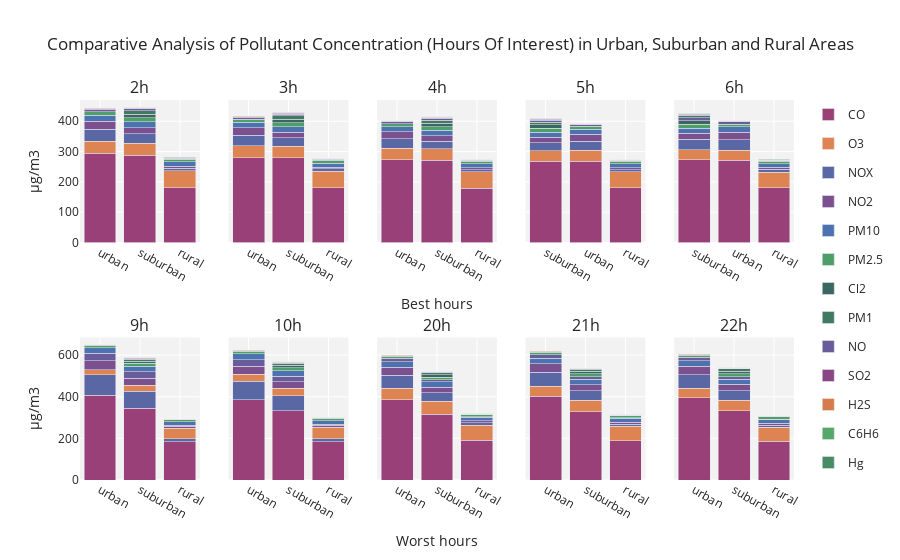

Here is the notebook cell this chart was saved with:
### Code cell
nrows = 2
ncols = 5
fig = make_subplots(rows=nrows, cols=ncols, shared_yaxes=True, subplot_titles=hours_of_interest_str)

df_area_by_hours = df.groupby(['AREA URBANA', 'CONTAMINANT', 'hour'], as_index=False).mean().sort_values('value', ascending=False)

for i, h in enumerate(hours_of_interest):
    row = i // ncols + 1
    col = i % ncols + 1
    df_area_subset_hour = df_area_by_hours[df_area_by_hours['hour'] == h]

    # df_grouped = df_area_subset_hour.groupby(['AREA URBANA', 'CONTAMINANT']).mean().reset_index().sort_values('value', ascending=False)

    for cont in df_area_subset_hour['CONTAMINANT'].unique():
        df_cont = df_area_subset_hour[df_area_subset_hour['CONTAMINANT'] == cont]
        fig.add_trace(go.Bar(x=df_cont['AREA URBANA'], y=df_cont['value'], name=cont, legendgroup=cont, marker_color=dict_colors[cont]), row=row, col=col)
    
names = set()
fig.for_each_trace(lambda trace: trace.update(showlegend=False) if (trace.name in names) else names.add(trace.name))
fig.update_layout(title={'text':'Comparative Analysis of Pollutant Concentration (Hours Of Interest) in Urban, Suburban and Rural Areas'}, barmode='stack')
fig.update_layout({'plot_bgcolor': 'rgba(0,0,0,0.05)'})
fig.update_yaxes(title_text='µg/m3', col=1)
fig.update_xaxes(title_text='Best hours', row=1, col=3)
fig.update_xaxes(title_text='Worst hours', row=2, col=3)
fig.show()

### Figure 1 — Plotly figure (JSON) as saved in the notebook; plotly's stock layout.template omitted (floating-point values rounded to 4 significant figures)
{"data": [{"legendgroup": "CO", "marker": {"color": "#994079"}, "name": "CO", "type": "bar", "x": ["urban", "suburban", "rural"], "xaxis": "x", "y": [294.4, 288.3, 181.2], "yaxis": "y"}, {"legendgroup": "O3", "marker": {"color": "#DD8452"}, "name": "O3", "type": "bar", "x": ["rural", "urban", "suburban"], "xaxis": "x", "y": [56.34, 39.37, 38.94], "yaxis": "y"}, {"legendgroup": "NOX", "marker": {"color": "#5A67A5"}, "name": "NOX", "type": "bar", "x": ["urban", "suburban", "rural"], "xaxis": "x", "y": [39.2, 31.17, 7.968], "yaxis": "y"}, {"legendgroup": "NO2", "marker": {"color": "#7A508F"}, "name": "NO2", "type": "bar", "x": ["urban", "suburban", "rural"], "xaxis": "x", "y": [27.92, 21.07, 6.757], "yaxis": "y"}, {"legendgroup": "PM10", "marker": {"color": "#4C72B0"}, "name": "PM10", "type": "bar", "x": ["urban", "suburban", "rural"], "xaxis": "x", "y": [19.87, 19.05, 13.89], "yaxis": "y"}, {"legendgroup": "PM2.5", "marker": {"color": "#4E9F67"}, "name": "PM2.5", "type": "bar", "x": ["suburban", "urban", "rural"], "xaxis": "x", "y": [13.6, 10.46, 9.299], "yaxis": "y"}, {"legendgroup": "Cl2", "marker": {"color": "#3A6761"}, "name": "Cl2", "type": "bar", "x": ["suburban"], "xaxis": "x", "y": [11.8], "yaxis": "y"}, {"legendgroup": "PM1", "marker": {"color": "#417963"}, "name": "PM1", "type": "bar", "x": ["suburban"], "xaxis": "x", "y": [10.48], "yaxis": "y"}, {"legendgroup": "NO", "marker": {"color": "#6A5B9A"}, "name": "NO", "type": "bar", "x": ["urban", "suburban", "rural"], "xaxis": "x", "y": [7.82, 7.086, 1.49], "yaxis": "y"}, {"legendgroup": "SO2", "marker": {"color": "#894684"}, "name": "SO2", "type": "bar", "x": ["suburban", "urban", "rural"], "xaxis": "x", "y": [2.317, 1.882, 1.424], "yaxis": "y"}, {"legendgroup": "H2S", "marker": {"color": "#D67B4C"}, "name": "H2S", "type": "bar", "x": ["urban", "suburban", "rural"], "xaxis": "x", "y": [1.896, 1.893, 1.582], "yaxis": "y"}, {"legendgroup": "C6H6", "marker": {"color": "#55A868"}, "name": "C6H6", "type": "bar", "x": ["suburban", "rural"], "xaxis": "x", "y": [1.021, 0.6716], "yaxis": "y"}, {"legendgroup": "Hg", "marker": {"color": "#488C66"}, "name": "Hg", "type": "bar", "x": ["suburban"], "xaxis": "x", "y": [0.02617], "yaxis": "y"}, {"legendgroup": "CO", "marker": {"color": "#994079"}, "name": "CO", "showlegend": false, "type": "bar", "x": ["urban", "suburban", "rural"], "xaxis": "x2", "y": [279.8, 279.6, 180.2], "yaxis": "y2"}, {"legendgroup": "O3", "marker": {"color": "#DD8452"}, "name": "O3", "showlegend": false, "type": "bar", "x": ["rural", "urban", "suburban"], "xaxis": "x2", "y": [54.99, 39.0, 37.81], "yaxis": "y2"}, {"legendgroup": "NOX", "marker": {"color": "#5A67A5"}, "name": "NOX", "showlegend": false, "type": "bar", "x": ["urban", "suburban", "rural"], "xaxis": "x2", "y": [34.38, 27.99, 7.539], "yaxis": "y2"}, {"legendgroup": "NO2", "marker": {"color": "#7A508F"}, "name": "NO2", "showlegend": false, "type": "bar", "x": ["urban", "suburban", "rural"], "xaxis": "x2", "y": [25.08, 19.16, 6.411], "yaxis": "y2"}, {"legendgroup": "PM10", "marker": {"color": "#4C72B0"}, "name": "PM10", "showlegend": false, "type": "bar", "x": ["urban", "suburban", "rural"], "xaxis": "x2", "y": [18.44, 18.0, 13.24], "yaxis": "y2"}, {"legendgroup": "PM2.5", "marker": {"color": "#4E9F67"}, "name": "PM2.5", "showlegend": false, "type": "bar", "x": ["suburban", "urban", "rural"], "xaxis": "x2", "y": [13.07, 10.1, 8.94], "yaxis": "y2"}, {"legendgroup": "Cl2", "marker": {"color": "#3A6761"}, "name": "Cl2", "showlegend": false, "type": "bar", "x": ["suburban"], "xaxis": "x2", "y": [11.8], "yaxis": "y2"}, {"legendgroup": "PM1", "marker": {"color": "#417963"}, "name": "PM1", "showlegend": false, "type": "bar", "x": ["suburban"], "xaxis": "x2", "y": [10.05], "yaxis": "y2"}, {"legendgroup": "NO", "marker": {"color": "#6A5B9A"}, "name": "NO", "showlegend": false, "type": "bar", "x": ["urban", "suburban", "rural"], "xaxis": "x2", "y": [6.537, 6.268, 1.429], "yaxis": "y2"}, {"legendgroup": "SO2", "marker": {"color": "#894684"}, "name": "SO2", "showlegend": false, "type": "bar", "x": ["suburban", "urban", "rural"], "xaxis": "x2", "y": [2.324, 1.82, 1.424], "yaxis": "y2"}, {"legendgroup": "H2S", "marker": {"color": "#D67B4C"}, "name": "H2S", "showlegend": false, "type": "bar", "x": ["suburban", "urban", "rural"], "xaxis": "x2", "y": [1.904, 1.88, 1.592], "yaxis": "y2"}, {"legendgroup": "C6H6", "marker": {"color": "#55A868"}, "name": "C6H6", "showlegend": false, "type": "bar", "x": ["suburban", "rural"], "xaxis": "x2", "y": [1.037, 0.6532], "yaxis": "y2"}, {"legendgroup": "Hg", "marker": {"color": "#488C66"}, "name": "Hg", "showlegend": false, "type": "bar", "x": ["suburban"], "xaxis": "x2", "y": [0.026], "yaxis": "y2"}, {"legendgroup": "CO", "marker": {"color": "#994079"}, "name": "CO", "showlegend": false, "type": "bar", "x": ["urban", "suburban", "rural"], "xaxis": "x3", "y": [272.5, 271.9, 179.8], "yaxis": "y3"}, {"legendgroup": "O3", "marker": {"color": "#DD8452"}, "name": "O3", "showlegend": false, "type": "bar", "x": ["rural", "urban", "suburban"], "xaxis": "x3", "y": [53.7, 38.22, 36.65], "yaxis": "y3"}, {"legendgroup": "NOX", "marker": {"color": "#5A67A5"}, "name": "NOX", "showlegend": false, "type": "bar", "x": ["urban", "suburban", "rural"], "xaxis": "x3", "y": [31.36, 26.29, 7.337], "yaxis": "y3"}, {"legendgroup": "NO2", "marker": {"color": "#7A508F"}, "name": "NO2", "showlegend": false, "type": "bar", "x": ["urban", "suburban", "rural"], "xaxis": "x3", "y": [23.22, 17.94, 6.232], "yaxis": "y3"}, {"legendgroup": "PM10", "marker": {"color": "#4C72B0"}, "name": "PM10", "showlegend": false, "type": "bar", "x": ["urban", "suburban", "rural"], "xaxis": "x3", "y": [17.42, 17.15, 12.62], "yaxis": "y3"}, {"legendgroup": "PM2.5", "marker": {"color": "#4E9F67"}, "name": "PM2.5", "showlegend": false, "type": "bar", "x": ["suburban", "urban", "rural"], "xaxis": "x3", "y": [12.54, 9.95, 8.648], "yaxis": "y3"}, {"legendgroup": "Cl2", "marker": {"color": "#3A6761"}, "name": "Cl2", "showlegend": false, "type": "bar", "x": ["suburban"], "xaxis": "x3", "y": [11.8], "yaxis": "y3"}, {"legendgroup": "PM1", "marker": {"color": "#417963"}, "name": "PM1", "showlegend": false, "type": "bar", "x": ["suburban"], "xaxis": "x3", "y": [9.644], "yaxis": "y3"}, {"legendgroup": "NO", "marker": {"color": "#6A5B9A"}, "name": "NO", "showlegend": false, "type": "bar", "x": ["suburban", "urban", "rural"], "xaxis": "x3", "y": [5.948, 5.797, 1.399], "yaxis": "y3"}, {"legendgroup": "SO2", "marker": {"color": "#894684"}, "name": "SO2", "showlegend": false, "type": "bar", "x": ["suburban", "urban", "rural"], "xaxis": "x3", "y": [2.33, 1.772, 1.438], "yaxis": "y3"}, {"legendgroup": "H2S", "marker": {"color": "#D67B4C"}, "name": "H2S", "showlegend": false, "type": "bar", "x": ["suburban", "urban", "rural"], "xaxis": "x3", "y": [1.908, 1.881, 1.592], "yaxis": "y3"}, {"legendgroup": "C6H6", "marker": {"color": "#55A868"}, "name": "C6H6", "showlegend": false, "type": "bar", "x": ["suburban", "rural"], "xaxis": "x3", "y": [1.061, 0.6544], "yaxis": "y3"}, {"legendgroup": "Hg", "marker": {"color": "#488C66"}, "name": "Hg", "showlegend": false, "type": "bar", "x": ["suburban"], "xaxis": "x3", "y": [0.02672], "yaxis": "y3"}, {"legendgroup": "CO", "marker": {"color": "#994079"}, "name": "CO", "showlegend": false, "type": "bar", "x": ["suburban", "urban", "rural"], "xaxis": "x4", "y": [267.7, 267.6, 180.5], "yaxis": "y4"}, {"legendgroup": "O3", "marker": {"color": "#DD8452"}, "name": "O3", "showlegend": false, "type": "bar", "x": ["rural", "urban", "suburban"], "xaxis": "x4", "y": [52.56, 37.04, 35.29], "yaxis": "y4"}, {"legendgroup": "NOX", "marker": {"color": "#5A67A5"}, "name": "NOX", "showlegend": false, "type": "bar", "x": ["urban", "suburban", "rural"], "xaxis": "x4", "y": [30.0, 27.02, 7.503], "yaxis": "y4"}, {"legendgroup": "NO2", "marker": {"color": "#7A508F"}, "name": "NO2", "showlegend": false, "type": "bar", "x": ["urban", "suburban", "rural"], "xaxis": "x4", "y": [22.32, 17.76, 6.304], "yaxis": "y4"}, {"legendgroup": "PM10", "marker": {"color": "#4C72B0"}, "name": "PM10", "showlegend": false, "type": "bar", "x": ["urban", "suburban", "rural"], "xaxis": "x4", "y": [16.77, 16.64, 12.31], "yaxis": "y4"}, {"legendgroup": "PM2.5", "marker": {"color": "#4E9F67"}, "name": "PM2.5", "showlegend": false, "type": "bar", "x": ["suburban", "urban", "rural"], "xaxis": "x4", "y": [12.12, 9.731, 8.456], "yaxis": "y4"}, {"legendgroup": "Cl2", "marker": {"color": "#3A6761"}, "name": "Cl2", "showlegend": false, "type": "bar", "x": ["suburban"], "xaxis": "x4", "y": [11.8], "yaxis": "y4"}, {"legendgroup": "PM1", "marker": {"color": "#417963"}, "name": "PM1", "showlegend": false, "type": "bar", "x": ["suburban"], "xaxis": "x4", "y": [9.321], "yaxis": "y4"}, {"legendgroup": "NO", "marker": {"color": "#6A5B9A"}, "name": "NO", "showlegend": false, "type": "bar", "x": ["suburban", "urban", "rural"], "xaxis": "x4", "y": [6.542, 5.483, 1.457], "yaxis": "y4"}, {"legendgroup": "SO2", "marker": {"color": "#894684"}, "name": "SO2", "showlegend": false, "type": "bar", "x": ["suburban", "urban", "rural"], "xaxis": "x4", "y": [2.342, 1.75, 1.451], "yaxis": "y4"}, {"legendgroup": "H2S", "marker": {"color": "#D67B4C"}, "name": "H2S", "showlegend": false, "type": "bar", "x": ["suburban", "urban", "rural"], "xaxis": "x4", "y": [1.918, 1.886, 1.582], "yaxis": "y4"}, {"legendgroup": "C6H6", "marker": {"color": "#55A868"}, "name": "C6H6", "showlegend": false, "type": "bar", "x": ["suburban", "rural"], "xaxis": "x4", "y": [1.123, 0.6472], "yaxis": "y4"}, {"legendgroup": "Hg", "marker": {"color": "#488C66"}, "name": "Hg", "showlegend": false, "type": "bar", "x": ["suburban"], "xaxis": "x4", "y": [0.02664], "yaxis": "y4"}, {"legendgroup": "CO", "marker": {"color": "#994079"}, "name": "CO", "showlegend": false, "type": "bar", "x": ["suburban", "urban", "rural"], "xaxis": "x5", "y": [273.9, 270.9, 181.3], "yaxis": "y5"}, {"legendgroup": "O3", "marker": {"color": "#DD8452"}, "name": "O3", "showlegend": false, "type": "bar", "x": ["rural", "urban", "suburban"], "xaxis": "x5", "y": [51.29, 33.75, 32.7], "yaxis": "y5"}, {"legendgroup": "NOX", "marker": {"color": "#5A67A5"}, "name": "NOX", "showlegend": false, "type": "bar", "x": ["urban", "suburban", "rural"], "xaxis": "x5", "y": [35.07, 34.17, 8.685], "yaxis": "y5"}, {"legendgroup": "NO2", "marker": {"color": "#7A508F"}, "name": "NO2", "showlegend": false, "type": "bar", "x": ["urban", "suburban", "rural"], "xaxis": "x5", "y": [24.75, 20.18, 6.936], "yaxis": "y5"}, {"legendgroup": "PM10", "marker": {"color": "#4C72B0"}, "name": "PM10", "showlegend": false, "type": "bar", "x": ["urban", "suburban", "rural"], "xaxis": "x5", "y": [16.93, 16.87, 12.28], "yaxis": "y5"}, {"legendgroup": "PM2.5", "marker": {"color": "#4E9F67"}, "name": "PM2.5", "showlegend": false, "type": "bar", "x": ["suburban", "urban", "rural"], "xaxis": "x5", "y": [12.01, 9.647, 8.461], "yaxis": "y5"}, {"legendgroup": "Cl2", "marker": {"color": "#3A6761"}, "name": "Cl2", "showlegend": false, "type": "bar", "x": ["suburban"], "xaxis": "x5", "y": [11.8], "yaxis": "y5"}, {"legendgroup": "NO", "marker": {"color": "#6A5B9A"}, "name": "NO", "showlegend": false, "type": "bar", "x": ["suburban", "urban", "rural"], "xaxis": "x5", "y": [9.592, 7.156, 1.799], "yaxis": "y5"}, {"legendgroup": "PM1", "marker": {"color": "#417963"}, "name": "PM1", "showlegend": false, "type": "bar", "x": ["suburban"], "xaxis": "x5", "y": [9.151], "yaxis": "y5"}, {"legendgroup": "SO2", "marker": {"color": "#894684"}, "name": "SO2", "showlegend": false, "type": "bar", "x": ["suburban", "urban", "rural"], "xaxis": "x5", "y": [2.387, 1.755, 1.454], "yaxis": "y5"}, {"legendgroup": "H2S", "marker": {"color": "#D67B4C"}, "name": "H2S", "showlegend": false, "type": "bar", "x": ["suburban", "urban", "rural"], "xaxis": "x5", "y": [1.983, 1.897, 1.58], "yaxis": "y5"}, {"legendgroup": "C6H6", "marker": {"color": "#55A868"}, "name": "C6H6", "showlegend": false, "type": "bar", "x": ["suburban", "rural"], "xaxis": "x5", "y": [1.154, 0.6591], "yaxis": "y5"}, {"legendgroup": "Hg", "marker": {"color": "#488C66"}, "name": "Hg", "showlegend": false, "type": "bar", "x": ["suburban"], "xaxis": "x5", "y": [0.02602], "yaxis": "y5"}, {"legendgroup": "CO", "marker": {"color": "#994079"}, "name": "CO", "showlegend": false, "type": "bar", "x": ["urban", "suburban", "rural"], "xaxis": "x6", "y": [408.1, 345.1, 182.8], "yaxis": "y6"}, {"legendgroup": "NOX", "marker": {"color": "#5A67A5"}, "name": "NOX", "showlegend": false, "type": "bar", "x": ["urban", "suburban", "rural"], "xaxis": "x6", "y": [97.47, 81.47, 15.83], "yaxis": "y6"}, {"legendgroup": "O3", "marker": {"color": "#DD8452"}, "name": "O3", "showlegend": false, "type": "bar", "x": ["rural", "suburban", "urban"], "xaxis": "x6", "y": [49.11, 28.3, 24.55], "yaxis": "y6"}, {"legendgroup": "NO2", "marker": {"color": "#7A508F"}, "name": "NO2", "showlegend": false, "type": "bar", "x": ["urban", "suburban", "rural"], "xaxis": "x6", "y": [43.09, 33.14, 10.66], "yaxis": "y6"}, {"legendgroup": "NO", "marker": {"color": "#6A5B9A"}, "name": "NO", "showlegend": false, "type": "bar", "x": ["urban", "suburban", "rural"], "xaxis": "x6", "y": [35.76, 31.97, 4.048], "yaxis": "y6"}, {"legendgroup": "PM10", "marker": {"color": "#4C72B0"}, "name": "PM10", "showlegend": false, "type": "bar", "x": ["urban", "suburban", "rural"], "xaxis": "x6", "y": [26.64, 26.44, 16.54], "yaxis": "y6"}, {"legendgroup": "PM2.5", "marker": {"color": "#4E9F67"}, "name": "PM2.5", "showlegend": false, "type": "bar", "x": ["suburban", "urban", "rural"], "xaxis": "x6", "y": [13.49, 10.45, 9.519], "yaxis": "y6"}, {"legendgroup": "Cl2", "marker": {"color": "#3A6761"}, "name": "Cl2", "showlegend": false, "type": "bar", "x": ["suburban"], "xaxis": "x6", "y": [11.8], "yaxis": "y6"}, {"legendgroup": "PM1", "marker": {"color": "#417963"}, "name": "PM1", "showlegend": false, "type": "bar", "x": ["suburban"], "xaxis": "x6", "y": [9.671], "yaxis": "y6"}, {"legendgroup": "SO2", "marker": {"color": "#894684"}, "name": "SO2", "showlegend": false, "type": "bar", "x": ["suburban", "urban", "rural"], "xaxis": "x6", "y": [2.987, 2.357, 1.61], "yaxis": "y6"}, {"legendgroup": "H2S", "marker": {"color": "#D67B4C"}, "name": "H2S", "showlegend": false, "type": "bar", "x": ["suburban", "urban", "rural"], "xaxis": "x6", "y": [2.323, 2.055, 1.582], "yaxis": "y6"}, {"legendgroup": "C6H6", "marker": {"color": "#55A868"}, "name": "C6H6", "showlegend": false, "type": "bar", "x": ["suburban", "rural"], "xaxis": "x6", "y": [1.223, 0.6491], "yaxis": "y6"}, {"legendgroup": "Hg", "marker": {"color": "#488C66"}, "name": "Hg", "showlegend": false, "type": "bar", "x": ["suburban"], "xaxis": "x6", "y": [0.02298], "yaxis": "y6"}, {"legendgroup": "CO", "marker": {"color": "#994079"}, "name": "CO", "showlegend": false, "type": "bar", "x": ["urban", "suburban", "rural"], "xaxis": "x7", "y": [386.3, 333.5, 183.5], "yaxis": "y7"}, {"legendgroup": "NOX", "marker": {"color": "#5A67A5"}, "name": "NOX", "showlegend": false, "type": "bar", "x": ["urban", "suburban", "rural"], "xaxis": "x7", "y": [87.92, 70.22, 15.81], "yaxis": "y7"}, {"legendgroup": "O3", "marker": {"color": "#DD8452"}, "name": "O3", "showlegend": false, "type": "bar", "x": ["rural", "suburban", "urban"], "xaxis": "x7", "y": [54.9, 37.35, 32.83], "yaxis": "y7"}, {"legendgroup": "NO2", "marker": {"color": "#7A508F"}, "name": "NO2", "showlegend": false, "type": "bar", "x": ["urban", "suburban", "rural"], "xaxis": "x7", "y": [39.78, 30.38, 10.11], "yaxis": "y7"}, {"legendgroup": "NO", "marker": {"color": "#6A5B9A"}, "name": "NO", "showlegend": false, "type": "bar", "x": ["urban", "suburban", "rural"], "xaxis": "x7", "y": [31.67, 26.5, 4.295], "yaxis": "y7"}, {"legendgroup": "PM10", "marker": {"color": "#4C72B0"}, "name": "PM10", "showlegend": false, "type": "bar", "x": ["urban", "suburban", "rural"], "xaxis": "x7", "y": [29.31, 28.2, 17.19], "yaxis": "y7"}, {"legendgroup": "PM2.5", "marker": {"color": "#4E9F67"}, "name": "PM2.5", "showlegend": false, "type": "bar", "x": ["suburban", "urban", "rural"], "xaxis": "x7", "y": [13.29, 10.58, 9.622], "yaxis": "y7"}, {"legendgroup": "Cl2", "marker": {"color": "#3A6761"}, "name": "Cl2", "showlegend": false, "type": "bar", "x": ["suburban"], "xaxis": "x7", "y": [11.81], "yaxis": "y7"}, {"legendgroup": "PM1", "marker": {"color": "#417963"}, "name": "PM1", "showlegend": false, "type": "bar", "x": ["suburban"], "xaxis": "x7", "y": [9.395], "yaxis": "y7"}, {"legendgroup": "SO2", "marker": {"color": "#894684"}, "name": "SO2", "showlegend": false, "type": "bar", "x": ["suburban", "urban", "rural"], "xaxis": "x7", "y": [3.217, 2.483, 1.826], "yaxis": "y7"}, {"legendgroup": "H2S", "marker": {"color": "#D67B4C"}, "name": "H2S", "showlegend": false, "type": "bar", "x": ["suburban", "urban", "rural"], "xaxis": "x7", "y": [2.121, 2.001, 1.556], "yaxis": "y7"}, {"legendgroup": "C6H6", "marker": {"color": "#55A868"}, "name": "C6H6", "showlegend": false, "type": "bar", "x": ["suburban", "rural"], "xaxis": "x7", "y": [1.148, 0.7089], "yaxis": "y7"}, {"legendgroup": "Hg", "marker": {"color": "#488C66"}, "name": "Hg", "showlegend": false, "type": "bar", "x": ["suburban"], "xaxis": "x7", "y": [0.01911], "yaxis": "y7"}, {"legendgroup": "CO", "marker": {"color": "#994079"}, "name": "CO", "showlegend": false, "type": "bar", "x": ["urban", "suburban", "rural"], "xaxis": "x8", "y": [386.1, 315.5, 190.1], "yaxis": "y8"}, {"legendgroup": "O3", "marker": {"color": "#DD8452"}, "name": "O3", "showlegend": false, "type": "bar", "x": ["rural", "suburban", "urban"], "xaxis": "x8", "y": [74.1, 61.83, 54.41], "yaxis": "y8"}, {"legendgroup": "NOX", "marker": {"color": "#5A67A5"}, "name": "NOX", "showlegend": false, "type": "bar", "x": ["urban", "suburban", "rural"], "xaxis": "x8", "y": [62.48, 42.58, 11.06], "yaxis": "y8"}, {"legendgroup": "NO2", "marker": {"color": "#7A508F"}, "name": "NO2", "showlegend": false, "type": "bar", "x": ["urban", "suburban", "rural"], "xaxis": "x8", "y": [38.71, 26.59, 8.553], "yaxis": "y8"}, {"legendgroup": "PM10", "marker": {"color": "#4C72B0"}, "name": "PM10", "showlegend": false, "type": "bar", "x": ["urban", "suburban", "rural"], "xaxis": "x8", "y": [27.11, 24.9, 18.65], "yaxis": "y8"}, {"legendgroup": "NO", "marker": {"color": "#6A5B9A"}, "name": "NO", "showlegend": false, "type": "bar", "x": ["urban", "suburban", "rural"], "xaxis": "x8", "y": [15.85, 10.77, 2.109], "yaxis": "y8"}, {"legendgroup": "PM2.5", "marker": {"color": "#4E9F67"}, "name": "PM2.5", "showlegend": false, "type": "bar", "x": ["suburban", "urban", "rural"], "xaxis": "x8", "y": [12.56, 10.3, 10.25], "yaxis": "y8"}, {"legendgroup": "Cl2", "marker": {"color": "#3A6761"}, "name": "Cl2", "showlegend": false, "type": "bar", "x": ["suburban"], "xaxis": "x8", "y": [11.8], "yaxis": "y8"}, {"legendgroup": "PM1", "marker": {"color": "#417963"}, "name": "PM1", "showlegend": false, "type": "bar", "x": ["suburban"], "xaxis": "x8", "y": [9.21], "yaxis": "y8"}, {"legendgroup": "SO2", "marker": {"color": "#894684"}, "name": "SO2", "showlegend": false, "type": "bar", "x": ["suburban", "urban", "rural"], "xaxis": "x8", "y": [2.462, 2.262, 1.771], "yaxis": "y8"}, {"legendgroup": "H2S", "marker": {"color": "#D67B4C"}, "name": "H2S", "showlegend": false, "type": "bar", "x": ["urban", "suburban", "rural"], "xaxis": "x8", "y": [1.905, 1.679, 1.537], "yaxis": "y8"}, {"legendgroup": "C6H6", "marker": {"color": "#55A868"}, "name": "C6H6", "showlegend": false, "type": "bar", "x": ["rural", "suburban"], "xaxis": "x8", "y": [0.8852, 0.6949], "yaxis": "y8"}, {"legendgroup": "Hg", "marker": {"color": "#488C66"}, "name": "Hg", "showlegend": false, "type": "bar", "x": ["suburban"], "xaxis": "x8", "y": [0.02031], "yaxis": "y8"}, {"legendgroup": "CO", "marker": {"color": "#994079"}, "name": "CO", "showlegend": false, "type": "bar", "x": ["urban", "suburban", "rural"], "xaxis": "x9", "y": [402.1, 327.8, 187.9], "yaxis": "y9"}, {"legendgroup": "O3", "marker": {"color": "#DD8452"}, "name": "O3", "showlegend": false, "type": "bar", "x": ["rural", "suburban", "urban"], "xaxis": "x9", "y": [69.63, 55.85, 49.31], "yaxis": "y9"}, {"legendgroup": "NOX", "marker": {"color": "#5A67A5"}, "name": "NOX", "showlegend": false, "type": "bar", "x": ["urban", "suburban", "rural"], "xaxis": "x9", "y": [66.01, 46.34, 11.28], "yaxis": "y9"}, {"legendgroup": "NO2", "marker": {"color": "#7A508F"}, "name": "NO2", "showlegend": false, "type": "bar", "x": ["urban", "suburban", "rural"], "xaxis": "x9", "y": [40.87, 28.71, 8.889], "yaxis": "y9"}, {"legendgroup": "PM10", "marker": {"color": "#4C72B0"}, "name": "PM10", "showlegend": false, "type": "bar", "x": ["urban", "suburban", "rural"], "xaxis": "x9", "y": [27.66, 25.39, 18.64], "yaxis": "y9"}, {"legendgroup": "NO", "marker": {"color": "#6A5B9A"}, "name": "NO", "showlegend": false, "type": "bar", "x": ["urban", "suburban", "rural"], "xaxis": "x9", "y": [16.78, 11.85, 2.097], "yaxis": "y9"}, {"legendgroup": "PM2.5", "marker": {"color": "#4E9F67"}, "name": "PM2.5", "showlegend": false, "type": "bar", "x": ["suburban", "urban", "rural"], "xaxis": "x9", "y": [13.91, 10.73, 10.67], "yaxis": "y9"}, {"legendgroup": "Cl2", "marker": {"color": "#3A6761"}, "name": "Cl2", "showlegend": false, "type": "bar", "x": ["suburban"], "xaxis": "x9", "y": [11.8], "yaxis": "y9"}, {"legendgroup": "PM1", "marker": {"color": "#417963"}, "name": "PM1", "showlegend": false, "type": "bar", "x": ["suburban"], "xaxis": "x9", "y": [10.5], "yaxis": "y9"}, {"legendgroup": "SO2", "marker": {"color": "#894684"}, "name": "SO2", "showlegend": false, "type": "bar", "x": ["suburban", "urban", "rural"], "xaxis": "x9", "y": [2.469, 2.262, 1.622], "yaxis": "y9"}, {"legendgroup": "H2S", "marker": {"color": "#D67B4C"}, "name": "H2S", "showlegend": false, "type": "bar", "x": ["urban", "suburban", "rural"], "xaxis": "x9", "y": [1.949, 1.773, 1.544], "yaxis": "y9"}, {"legendgroup": "C6H6", "marker": {"color": "#55A868"}, "name": "C6H6", "showlegend": false, "type": "bar", "x": ["rural", "suburban"], "xaxis": "x9", "y": [0.8468, 0.7577], "yaxis": "y9"}, {"legendgroup": "Hg", "marker": {"color": "#488C66"}, "name": "Hg", "showlegend": false, "type": "bar", "x": ["suburban"], "xaxis": "x9", "y": [0.02229], "yaxis": "y9"}, {"legendgroup": "CO", "marker": {"color": "#994079"}, "name": "CO", "showlegend": false, "type": "bar", "x": ["urban", "suburban", "rural"], "xaxis": "x10", "y": [394.5, 332.3, 187.3], "yaxis": "y10"}, {"legendgroup": "O3", "marker": {"color": "#DD8452"}, "name": "O3", "showlegend": false, "type": "bar", "x": ["rural", "suburban", "urban"], "xaxis": "x10", "y": [65.3, 50.33, 45.25], "yaxis": "y10"}, {"legendgroup": "NOX", "marker": {"color": "#5A67A5"}, "name": "NOX", "showlegend": false, "type": "bar", "x": ["urban", "suburban", "rural"], "xaxis": "x10", "y": [64.9, 47.01, 10.95], "yaxis": "y10"}, {"legendgroup": "NO2", "marker": {"color": "#7A508F"}, "name": "NO2", "showlegend": false, "type": "bar", "x": ["urban", "suburban", "rural"], "xaxis": "x10", "y": [40.84, 29.41, 8.823], "yaxis": "y10"}, {"legendgroup": "PM10", "marker": {"color": "#4C72B0"}, "name": "PM10", "showlegend": false, "type": "bar", "x": ["urban", "suburban", "rural"], "xaxis": "x10", "y": [27.64, 25.0, 18.02], "yaxis": "y10"}, {"legendgroup": "NO", "marker": {"color": "#6A5B9A"}, "name": "NO", "showlegend": false, "type": "bar", "x": ["urban", "suburban", "rural"], "xaxis": "x10", "y": [16.09, 11.88, 2.002], "yaxis": "y10"}, {"legendgroup": "PM2.5", "marker": {"color": "#4E9F67"}, "name": "PM2.5", "showlegend": false, "type": "bar", "x": ["suburban", "urban", "rural"], "xaxis": "x10", "y": [14.65, 11.17, 10.72], "yaxis": "y10"}, {"legendgroup": "Cl2", "marker": {"color": "#3A6761"}, "name": "Cl2", "showlegend": false, "type": "bar", "x": ["suburban"], "xaxis": "x10", "y": [11.83], "yaxis": "y10"}, {"legendgroup": "PM1", "marker": {"color": "#417963"}, "name": "PM1", "showlegend": false, "type": "bar", "x": ["suburban"], "xaxis": "x10", "y": [11.23], "yaxis": "y10"}, {"legendgroup": "SO2", "marker": {"color": "#894684"}, "name": "SO2", "showlegend": false, "type": "bar", "x": ["suburban", "urban", "rural"], "xaxis": "x10", "y": [2.434, 2.198, 1.523], "yaxis": "y10"}, {"legendgroup": "H2S", "marker": {"color": "#D67B4C"}, "name": "H2S", "showlegend": false, "type": "bar", "x": ["urban", "suburban", "rural"], "xaxis": "x10", "y": [2.007, 1.868, 1.549], "yaxis": "y10"}, {"legendgroup": "C6H6", "marker": {"color": "#55A868"}, "name": "C6H6", "showlegend": false, "type": "bar", "x": ["suburban", "rural"], "xaxis": "x10", "y": [0.8244, 0.7849], "yaxis": "y10"}, {"legendgroup": "Hg", "marker": {"color": "#488C66"}, "name": "Hg", "showlegend": false, "type": "bar", "x": ["suburban"], "xaxis": "x10", "y": [0.02349], "yaxis": "y10"}], "layout": {"annotations": [{"font": {"size": 16}, "showarrow": false, "text": "2h", "x": 0.084, "xanchor": "center", "xref": "paper", "y": 1, "yanchor": "bottom", "yref": "paper"}, {"font": {"size": 16}, "showarrow": false, "text": "3h", "x": 0.292, "xanchor": "center", "xref": "paper", "y": 1, "yanchor": "bottom", "yref": "paper"}, {"font": {"size": 16}, "showarrow": false, "text": "4h", "x": 0.5, "xanchor": "center", "xref": "paper", "y": 1, "yanchor": "bottom", "yref": "paper"}, {"font": {"size": 16}, "showarrow": false, "text": "5h", "x": 0.708, "xanchor": "center", "xref": "paper", "y": 1, "yanchor": "bottom", "yref": "paper"}, {"font": {"size": 16}, "showarrow": false, "text": "6h", "x": 0.916, "xanchor": "center", "xref": "paper", "y": 1, "yanchor": "bottom", "yref": "paper"}, {"font": {"size": 16}, "showarrow": false, "text": "9h", "x": 0.084, "xanchor": "center", "xref": "paper", "y": 0.375, "yanchor": "bottom", "yref": "paper"}, {"font": {"size": 16}, "showarrow": false, "text": "10h", "x": 0.292, "xanchor": "center", "xref": "paper", "y": 0.375, "yanchor": "bottom", "yref": "paper"}, {"font": {"size": 16}, "showarrow": false, "text": "20h", "x": 0.5, "xanchor": "center", "xref": "paper", "y": 0.375, "yanchor": "bottom", "yref": "paper"}, {"font": {"size": 16}, "showarrow": false, "text": "21h", "x": 0.708, "xanchor": "center", "xref": "paper", "y": 0.375, "yanchor": "bottom", "yref": "paper"}, {"font": {"size": 16}, "showarrow": false, "text": "22h", "x": 0.916, "xanchor": "center", "xref": "paper", "y": 0.375, "yanchor": "bottom", "yref": "paper"}], "barmode": "stack", "plot_bgcolor": "rgba(0,0,0,0.05)", "title": {"text": "Comparative Analysis of Pollutant Concentration (Hours Of Interest) in Urban, Suburban and Rural Areas"}, "xaxis": {"anchor": "y", "domain": [0, 0.168]}, "xaxis10": {"anchor": "y10", "domain": [0.832, 1]}, "xaxis2": {"anchor": "y2", "domain": [0.208, 0.376]}, "xaxis3": {"anchor": "y3", "domain": [0.416, 0.584], "title": {"text": "Best hours"}}, "xaxis4": {"anchor": "y4", "domain": [0.624, 0.792]}, "xaxis5": {"anchor": "y5", "domain": [0.832, 1]}, "xaxis6": {"anchor": "y6", "domain": [0, 0.168]}, "xaxis7": {"anchor": "y7", "domain": [0.208, 0.376]}, "xaxis8": {"anchor": "y8", "domain": [0.416, 0.584], "title": {"text": "Worst hours"}}, "xaxis9": {"anchor": "y9", "domain": [0.624, 0.792]}, "yaxis": {"anchor": "x", "domain": [0.625, 1], "title": {"text": "µg/m3"}}, "yaxis10": {"anchor": "x10", "domain": [0, 0.375], "matches": "y6", "showticklabels": false}, "yaxis2": {"anchor": "x2", "domain": [0.625, 1], "matches": "y", "showticklabels": false}, "yaxis3": {"anchor": "x3", "domain": [0.625, 1], "matches": "y", "showticklabels": false}, "yaxis4": {"anchor": "x4", "domain": [0.625, 1], "matches": "y", "showticklabels": false}, "yaxis5": {"anchor": "x5", "domain": [0.625, 1], "matches": "y", "showticklabels": false}, "yaxis6": {"anchor": "x6", "domain": [0, 0.375], "title": {"text": "µg/m3"}}, "yaxis7": {"anchor": "x7", "domain": [0, 0.375], "matches": "y6", "showticklabels": false}, "yaxis8": {"anchor": "x8", "domain": [0, 0.375], "matches": "y6", "showticklabels": false}, "yaxis9": {"anchor": "x9", "domain": [0, 0.375], "matches": "y6", "showticklabels": false}}}
